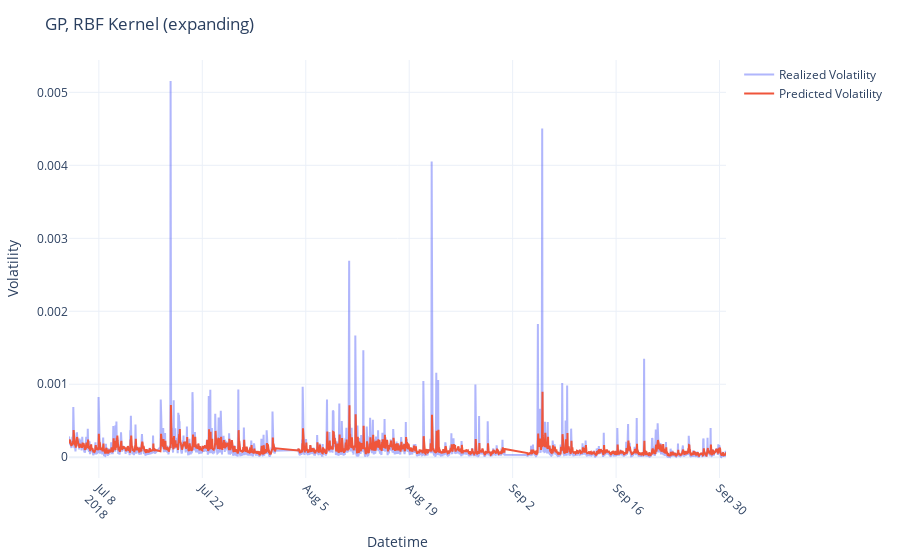

The notebook cell this image was saved under:
### Code cell
plot_preds(preds_dataframe=RBF_expanding_preds,
           model_name="GP, RBF Kernel",
           test_vols=test_vols,
           pred_type="expanding",
           naive=False)

### Figure 1 — Plotly figure (JSON) as saved in the notebook; plotly's stock layout.template omitted (floating-point values rounded to 4 significant figures; data arrays with more than 128 entries replaced by an {"elided": "..."} marker saying what was removed)
{"data": [{"mode": "lines", "name": "Realized Volatility", "opacity": 0.5, "type": "scatter", "x": {"elided": "1958 str values"}, "y": {"elided": "1958 float values"}}, {"mode": "lines", "name": "Predicted Volatility", "type": "scatter", "x": {"elided": "1958 str values"}, "y": {"elided": "1958 float values"}}], "layout": {"autosize": true, "margin": {"b": 60, "l": 60, "r": 30, "t": 60}, "title": {"text": "GP, RBF Kernel (expanding)"}, "xaxis": {"autorange": true, "nticks": 10, "range": ["2018-07-03 23:00", "2018-09-30 21:00"], "tickangle": 45, "title": {"text": "Datetime"}, "type": "date"}, "yaxis": {"autorange": true, "range": [-0.0002843, 0.005443], "title": {"text": "Volatility"}, "type": "linear"}}}
